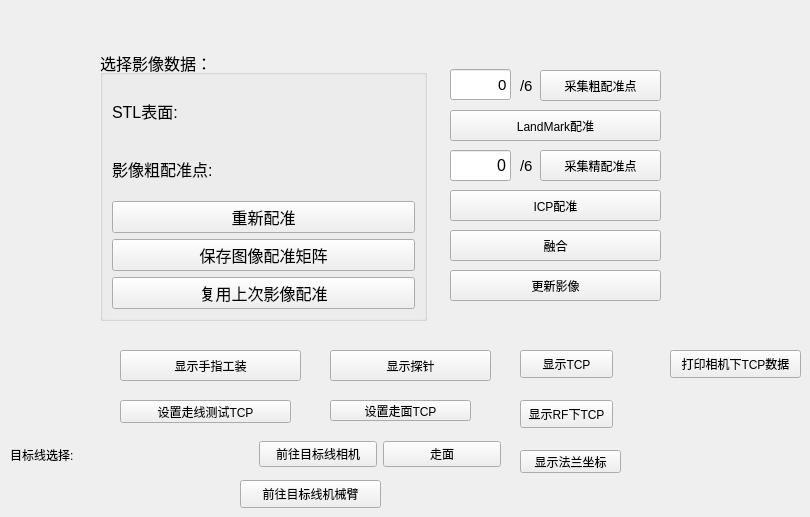
     <widget class="QWidget" name="PrecisionTab">
      <attribute name="title">
       <string>页</string>
      </attribute>
      <widget class="QPushButton" name="CollectICPBtn">
       <property name="enabled">
        <bool>true</bool>
       </property>
       <property name="geometry">
        <rect>
         <x>540</x>
         <y>150</y>
         <width>121</width>
         <height>31</height>
        </rect>
       </property>
       <property name="text">
        <string>采集精配准点</string>
       </property>
      </widget>
      <widget class="QLabel" name="label_189">
       <property name="geometry">
        <rect>
         <x>520</x>
         <y>70</y>
         <width>21</width>
         <height>31</height>
        </rect>
       </property>
       <property name="font">
        <font>
         <pointsize>11</pointsize>
        </font>
       </property>
       <property name="text">
        <string>/6</string>
       </property>
      </widget>
      <widget class="QGroupBox" name="groupBox_10">
       <property name="geometry">
        <rect>
         <x>100</x>
         <y>50</y>
         <width>327</width>
         <height>271</height>
        </rect>
       </property>
       <property name="font">
        <font>
         <pointsize>12</pointsize>
        </font>
       </property>
       <property name="title">
        <string>选择影像数据： </string>
       </property>
       <layout class="QGridLayout" name="gridLayout_13">
        <item row="1" column="0">
         <layout class="QHBoxLayout" name="horizontalLayout_16">
          <item>
           <widget class="QLabel" name="label_187">
            <property name="text">
             <string>影像粗配准点:  </string>
            </property>
           </widget>
          </item>
          <item>
           <widget class="QmitkSingleNodeSelectionWidget" name="LandmarkPointRegSelectWidget" native="true"/>
          </item>
         </layout>
        </item>
        <item row="5" column="0">
         <widget class="QPushButton" name="ReuseImageRegBtn">
          <property name="text">
           <string>复用上次影像配准</string>
          </property>
         </widget>
        </item>
        <item row="3" column="0">
         <widget class="QPushButton" name="ResetImageRegBtn">
          <property name="text">
           <string>重新配准</string>
          </property>
         </widget>
        </item>
        <item row="4" column="0">
         <widget class="QPushButton" name="SaveImageRegBtn">
          <property name="text">
           <string>保存图像配准矩阵</string>
          </property>
         </widget>
        </item>
        <item row="0" column="0">
         <layout class="QHBoxLayout" name="horizontalLayout_25">
          <item>
           <widget class="QLabel" name="label_188">
            <property name="text">
             <string>STL表面:  </string>
            </property>
           </widget>
          </item>
          <item>
           <widget class="QmitkSingleNodeSelectionWidget" name="SurfaceRegSelectWidget" native="true"/>
          </item>
         </layout>
        </item>
       </layout>
      </widget>
      <widget class="QPushButton" name="ICPRegistrationBtn">
       <property name="geometry">
        <rect>
         <x>450</x>
         <y>190</y>
         <width>211</width>
         <height>31</height>
        </rect>
       </property>
       <property name="text">
        <string>ICP配准</string>
       </property>
      </widget>
      <widget class="QLineEdit" name="CollectLandmarkLineEdit">
       <property name="geometry">
        <rect>
         <x>450</x>
         <y>69</y>
         <width>61</width>
         <height>31</height>
        </rect>
       </property>
       <property name="font">
        <font>
         <pointsize>11</pointsize>
        </font>
       </property>
       <property name="layoutDirection">
        <enum>Qt::LeftToRight</enum>
       </property>
       <property name="text">
        <string>0</string>
       </property>
       <property name="alignment">
        <set>Qt::AlignRight|Qt::AlignTrailing|Qt::AlignVCenter</set>
       </property>
      </widget>
      <widget class="QPushButton" name="AddICPBtn">
       <property name="geometry">
        <rect>
         <x>450</x>
         <y>230</y>
         <width>211</width>
         <height>31</height>
        </rect>
       </property>
       <property name="text">
        <string>融合</string>
       </property>
      </widget>
      <widget class="QLineEdit" name="CollectedICPLineEdit">
       <property name="geometry">
        <rect>
         <x>450</x>
         <y>150</y>
         <width>61</width>
         <height>31</height>
        </rect>
       </property>
       <property name="font">
        <font>
         <pointsize>12</pointsize>
        </font>
       </property>
       <property name="layoutDirection">
        <enum>Qt::LeftToRight</enum>
       </property>
       <property name="text">
        <string>0</string>
       </property>
       <property name="alignment">
        <set>Qt::AlignRight|Qt::AlignTrailing|Qt::AlignVCenter</set>
       </property>
      </widget>
      <widget class="QPushButton" name="CollectLandmarkBtn">
       <property name="geometry">
        <rect>
         <x>540</x>
         <y>70</y>
         <width>121</width>
         <height>31</height>
        </rect>
       </property>
       <property name="text">
        <string>采集粗配准点</string>
       </property>
      </widget>
      <widget class="QLabel" name="label_190">
       <property name="geometry">
        <rect>
         <x>520</x>
         <y>150</y>
         <width>21</width>
         <height>31</height>
        </rect>
       </property>
       <property name="font">
        <font>
         <pointsize>11</pointsize>
        </font>
       </property>
       <property name="text">
        <string>/6</string>
       </property>
      </widget>
      <widget class="QPushButton" name="UpdateDeviationBtn">
       <property name="geometry">
        <rect>
         <x>450</x>
         <y>270</y>
         <width>211</width>
         <height>31</height>
        </rect>
       </property>
       <property name="text">
        <string>更新影像</string>
       </property>
      </widget>
      <widget class="QPushButton" name="LandmarkRegistrationBtn">
       <property name="geometry">
        <rect>
         <x>450</x>
         <y>110</y>
         <width>211</width>
         <height>31</height>
        </rect>
       </property>
       <property name="text">
        <string>LandMark配准</string>
       </property>
      </widget>
      <widget class="QPushButton" name="DisplayPrecisionToolBtn">
       <property name="geometry">
        <rect>
         <x>120</x>
         <y>350</y>
         <width>181</width>
         <height>31</height>
        </rect>
       </property>
       <property name="text">
        <string>显示手指工装</string>
       </property>
      </widget>
      <widget class="QPushButton" name="DisplayProbeBtn">
       <property name="geometry">
        <rect>
         <x>330</x>
         <y>350</y>
         <width>161</width>
         <height>31</height>
        </rect>
       </property>
       <property name="text">
        <string>显示探针</string>
       </property>
      </widget>
      <widget class="QPushButton" name="SetGoLineTCPBtn">
       <property name="geometry">
        <rect>
         <x>120</x>
         <y>400</y>
         <width>171</width>
         <height>23</height>
        </rect>
       </property>
       <property name="text">
        <string>设置走线测试TCP</string>
       </property>
      </widget>
      <widget class="QWidget" name="layoutWidget_7">
       <property name="geometry">
        <rect>
         <x>10</x>
         <y>434</y>
         <width>491</width>
         <height>41</height>
        </rect>
       </property>
       <layout class="QHBoxLayout" name="horizontalLayout_11">
        <item>
         <widget class="QLabel" name="label_84">
          <property name="text">
           <string>目标线选择: </string>
          </property>
         </widget>
        </item>
        <item>
         <widget class="QmitkSingleNodeSelectionWidget" name="ImageTargetLineSelectWidget" native="true"/>
        </item>
        <item>
         <widget class="QPushButton" name="GoLineBtn">
          <property name="enabled">
           <bool>true</bool>
          </property>
          <property name="text">
           <string>前往目标线相机</string>
          </property>
         </widget>
        </item>
        <item>
         <widget class="QPushButton" name="GoPlaneBtn">
          <property name="text">
           <string>走面</string>
          </property>
         </widget>
        </item>
       </layout>
      </widget>
      <widget class="QPushButton" name="SetGoPlaneTCPBtn">
       <property name="geometry">
        <rect>
         <x>330</x>
         <y>400</y>
         <width>141</width>
         <height>21</height>
        </rect>
       </property>
       <property name="text">
        <string>设置走面TCP</string>
       </property>
      </widget>
      <widget class="QPushButton" name="DisplayTCPAxesActorBtn">
       <property name="geometry">
        <rect>
         <x>520</x>
         <y>350</y>
         <width>93</width>
         <height>28</height>
        </rect>
       </property>
       <property name="text">
        <string>显示TCP</string>
       </property>
      </widget>
      <widget class="QPushButton" name="DisplayTCPInRFBtn">
       <property name="geometry">
        <rect>
         <x>520</x>
         <y>400</y>
         <width>93</width>
         <height>28</height>
        </rect>
       </property>
       <property name="text">
        <string>显示RF下TCP</string>
       </property>
      </widget>
      <widget class="QPushButton" name="DisplayFlangeAxesActorBtn">
       <property name="geometry">
        <rect>
         <x>520</x>
         <y>450</y>
         <width>101</width>
         <height>23</height>
        </rect>
       </property>
       <property name="text">
        <string>显示法兰坐标</string>
       </property>
      </widget>
      <widget class="QPushButton" name="PrintTCPInCameraBtn">
       <property name="geometry">
        <rect>
         <x>670</x>
         <y>350</y>
         <width>131</width>
         <height>28</height>
        </rect>
       </property>
       <property name="text">
        <string>打印相机下TCP数据</string>
       </property>
      </widget>
      <widget class="QPushButton" name="GoLineByRobotBtn">
       <property name="geometry">
        <rect>
         <x>240</x>
         <y>480</y>
         <width>141</width>
         <height>28</height>
        </rect>
       </property>
       <property name="text">
        <string>前往目标线机械臂</string>
       </property>
      </widget>
     </widget>
